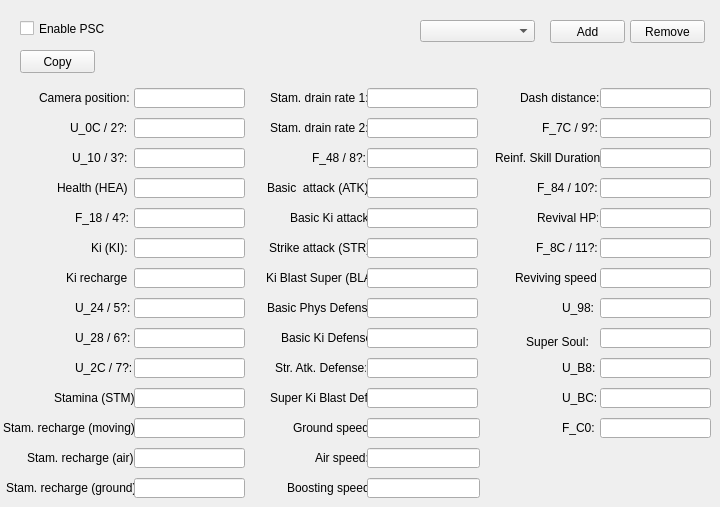
    <widget class="QWidget" name="pscTab">
     <property name="autoFillBackground">
      <bool>true</bool>
     </property>
     <attribute name="title">
      <string>PSC</string>
     </attribute>
     <widget class="QCheckBox" name="pscCheck">
      <property name="geometry">
       <rect>
        <x>20</x>
        <y>20</y>
        <width>121</width>
        <height>17</height>
       </rect>
      </property>
      <property name="text">
       <string>Enable PSC</string>
      </property>
     </widget>
     <widget class="QComboBox" name="pscCostComboBox">
      <property name="geometry">
       <rect>
        <x>420</x>
        <y>20</y>
        <width>115</width>
        <height>22</height>
       </rect>
      </property>
     </widget>
     <widget class="QPushButton" name="pscAddButton">
      <property name="geometry">
       <rect>
        <x>550</x>
        <y>20</y>
        <width>75</width>
        <height>23</height>
       </rect>
      </property>
      <property name="text">
       <string>Add</string>
      </property>
     </widget>
     <widget class="QPushButton" name="pscRemoveButton">
      <property name="geometry">
       <rect>
        <x>630</x>
        <y>20</y>
        <width>75</width>
        <height>23</height>
       </rect>
      </property>
      <property name="text">
       <string>Remove</string>
      </property>
     </widget>
     <widget class="QToolButton" name="pscCopyButton">
      <property name="geometry">
       <rect>
        <x>20</x>
        <y>50</y>
        <width>75</width>
        <height>23</height>
       </rect>
      </property>
      <property name="text">
       <string>Copy</string>
      </property>
      <property name="popupMode">
       <enum>QToolButton::InstantPopup</enum>
      </property>
      <property name="toolButtonStyle">
       <enum>Qt::ToolButtonTextOnly</enum>
      </property>
     </widget>
     <widget class="QLabel" name="label_38">
      <property name="geometry">
       <rect>
        <x>39</x>
        <y>90</y>
        <width>91</width>
        <height>16</height>
       </rect>
      </property>
      <property name="text">
       <string>Camera position:</string>
      </property>
     </widget>
     <widget class="QLabel" name="label_39">
      <property name="geometry">
       <rect>
        <x>70</x>
        <y>120</y>
        <width>61</width>
        <height>16</height>
       </rect>
      </property>
      <property name="text">
       <string>U_0C / 2?:</string>
      </property>
     </widget>
     <widget class="QLineEdit" name="pscCamEdit">
      <property name="geometry">
       <rect>
        <x>134</x>
        <y>88</y>
        <width>111</width>
        <height>20</height>
       </rect>
      </property>
     </widget>
     <widget class="QLineEdit" name="pscU0CEdit">
      <property name="geometry">
       <rect>
        <x>134</x>
        <y>118</y>
        <width>111</width>
        <height>20</height>
       </rect>
      </property>
     </widget>
     <widget class="QLabel" name="label_40">
      <property name="geometry">
       <rect>
        <x>72</x>
        <y>150</y>
        <width>61</width>
        <height>16</height>
       </rect>
      </property>
      <property name="text">
       <string>U_10 / 3?:</string>
      </property>
     </widget>
     <widget class="QLabel" name="label_41">
      <property name="geometry">
       <rect>
        <x>57</x>
        <y>180</y>
        <width>71</width>
        <height>16</height>
       </rect>
      </property>
      <property name="text">
       <string>Health (HEA):</string>
      </property>
     </widget>
     <widget class="QLabel" name="label_42">
      <property name="geometry">
       <rect>
        <x>75</x>
        <y>210</y>
        <width>61</width>
        <height>16</height>
       </rect>
      </property>
      <property name="text">
       <string>F_18 / 4?:</string>
      </property>
     </widget>
     <widget class="QLabel" name="label_43">
      <property name="geometry">
       <rect>
        <x>91</x>
        <y>240</y>
        <width>51</width>
        <height>16</height>
       </rect>
      </property>
      <property name="text">
       <string>Ki (KI):</string>
      </property>
     </widget>
     <widget class="QLabel" name="label_44">
      <property name="geometry">
       <rect>
        <x>66</x>
        <y>270</y>
        <width>61</width>
        <height>16</height>
       </rect>
      </property>
      <property name="text">
       <string>Ki recharge:</string>
      </property>
     </widget>
     <widget class="QLabel" name="label_45">
      <property name="geometry">
       <rect>
        <x>75</x>
        <y>300</y>
        <width>61</width>
        <height>16</height>
       </rect>
      </property>
      <property name="text">
       <string>U_24 / 5?:</string>
      </property>
     </widget>
     <widget class="QLabel" name="label_46">
      <property name="geometry">
       <rect>
        <x>75</x>
        <y>330</y>
        <width>61</width>
        <height>16</height>
       </rect>
      </property>
      <property name="text">
       <string>U_28 / 6?:</string>
      </property>
     </widget>
     <widget class="QLabel" name="label_47">
      <property name="geometry">
       <rect>
        <x>75</x>
        <y>360</y>
        <width>61</width>
        <height>16</height>
       </rect>
      </property>
      <property name="text">
       <string>U_2C / 7?:</string>
      </property>
     </widget>
     <widget class="QLabel" name="label_48">
      <property name="geometry">
       <rect>
        <x>54</x>
        <y>390</y>
        <width>81</width>
        <height>16</height>
       </rect>
      </property>
      <property name="text">
       <string>Stamina (STM):</string>
      </property>
     </widget>
     <widget class="QLineEdit" name="pscU10Edit">
      <property name="geometry">
       <rect>
        <x>134</x>
        <y>148</y>
        <width>111</width>
        <height>20</height>
       </rect>
      </property>
     </widget>
     <widget class="QLineEdit" name="pscHealthEdit">
      <property name="geometry">
       <rect>
        <x>134</x>
        <y>178</y>
        <width>111</width>
        <height>20</height>
       </rect>
      </property>
     </widget>
     <widget class="QLineEdit" name="pscF18Edit">
      <property name="geometry">
       <rect>
        <x>134</x>
        <y>208</y>
        <width>111</width>
        <height>20</height>
       </rect>
      </property>
     </widget>
     <widget class="QLineEdit" name="pscKiEdit">
      <property name="geometry">
       <rect>
        <x>134</x>
        <y>238</y>
        <width>111</width>
        <height>20</height>
       </rect>
      </property>
     </widget>
     <widget class="QLineEdit" name="pscKiRechEdit">
      <property name="geometry">
       <rect>
        <x>134</x>
        <y>268</y>
        <width>111</width>
        <height>20</height>
       </rect>
      </property>
     </widget>
     <widget class="QLineEdit" name="pscU24Edit">
      <property name="geometry">
       <rect>
        <x>134</x>
        <y>298</y>
        <width>111</width>
        <height>20</height>
       </rect>
      </property>
     </widget>
     <widget class="QLineEdit" name="pscU28Edit">
      <property name="geometry">
       <rect>
        <x>134</x>
        <y>328</y>
        <width>111</width>
        <height>20</height>
       </rect>
      </property>
     </widget>
     <widget class="QLineEdit" name="pscU2CEdit">
      <property name="geometry">
       <rect>
        <x>134</x>
        <y>358</y>
        <width>111</width>
        <height>20</height>
       </rect>
      </property>
     </widget>
     <widget class="QLineEdit" name="pscStaminaEdit">
      <property name="geometry">
       <rect>
        <x>134</x>
        <y>388</y>
        <width>111</width>
        <height>20</height>
       </rect>
      </property>
     </widget>
     <widget class="QLabel" name="label_49">
      <property name="geometry">
       <rect>
        <x>3</x>
        <y>420</y>
        <width>141</width>
        <height>16</height>
       </rect>
      </property>
      <property name="text">
       <string>Stam. recharge (moving):</string>
      </property>
     </widget>
     <widget class="QLabel" name="label_50">
      <property name="geometry">
       <rect>
        <x>27</x>
        <y>450</y>
        <width>121</width>
        <height>16</height>
       </rect>
      </property>
      <property name="text">
       <string>Stam. recharge (air):</string>
      </property>
     </widget>
     <widget class="QLabel" name="label_51">
      <property name="geometry">
       <rect>
        <x>6</x>
        <y>480</y>
        <width>141</width>
        <height>16</height>
       </rect>
      </property>
      <property name="text">
       <string>Stam. recharge (ground):</string>
      </property>
     </widget>
     <widget class="QLabel" name="label_52">
      <property name="geometry">
       <rect>
        <x>267</x>
        <y>180</y>
        <width>101</width>
        <height>16</height>
       </rect>
      </property>
      <property name="text">
       <string>Basic  attack (ATK):</string>
      </property>
     </widget>
     <widget class="QLabel" name="label_53">
      <property name="geometry">
       <rect>
        <x>290</x>
        <y>210</y>
        <width>91</width>
        <height>16</height>
       </rect>
      </property>
      <property name="text">
       <string>Basic Ki attack:</string>
      </property>
     </widget>
     <widget class="QLabel" name="label_54">
      <property name="geometry">
       <rect>
        <x>269</x>
        <y>240</y>
        <width>101</width>
        <height>16</height>
       </rect>
      </property>
      <property name="text">
       <string>Strike attack (STR):</string>
      </property>
     </widget>
     <widget class="QLabel" name="label_55">
      <property name="geometry">
       <rect>
        <x>266</x>
        <y>270</y>
        <width>101</width>
        <height>16</height>
       </rect>
      </property>
      <property name="text">
       <string>Ki Blast Super (BLA):</string>
      </property>
     </widget>
     <widget class="QLabel" name="label_56">
      <property name="geometry">
       <rect>
        <x>267</x>
        <y>300</y>
        <width>111</width>
        <height>16</height>
       </rect>
      </property>
      <property name="text">
       <string>Basic Phys Defense:</string>
      </property>
     </widget>
     <widget class="QLabel" name="label_57">
      <property name="geometry">
       <rect>
        <x>281</x>
        <y>330</y>
        <width>91</width>
        <height>16</height>
       </rect>
      </property>
      <property name="text">
       <string>Basic Ki Defense:</string>
      </property>
     </widget>
     <widget class="QLabel" name="label_58">
      <property name="geometry">
       <rect>
        <x>275</x>
        <y>360</y>
        <width>91</width>
        <height>16</height>
       </rect>
      </property>
      <property name="text">
       <string>Str. Atk. Defense:</string>
      </property>
     </widget>
     <widget class="QLabel" name="label_59">
      <property name="geometry">
       <rect>
        <x>270</x>
        <y>390</y>
        <width>101</width>
        <height>16</height>
       </rect>
      </property>
      <property name="text">
       <string>Super Ki Blast Def.:</string>
      </property>
     </widget>
     <widget class="QLineEdit" name="pscStaMovEdit">
      <property name="geometry">
       <rect>
        <x>134</x>
        <y>418</y>
        <width>111</width>
        <height>20</height>
       </rect>
      </property>
     </widget>
     <widget class="QLineEdit" name="pscStaAirEdit">
      <property name="geometry">
       <rect>
        <x>134</x>
        <y>448</y>
        <width>111</width>
        <height>20</height>
       </rect>
      </property>
     </widget>
     <widget class="QLineEdit" name="pscAtkEdit">
      <property name="geometry">
       <rect>
        <x>367</x>
        <y>178</y>
        <width>111</width>
        <height>20</height>
       </rect>
      </property>
     </widget>
     <widget class="QLineEdit" name="pscStrEdit">
      <property name="geometry">
       <rect>
        <x>367</x>
        <y>238</y>
        <width>111</width>
        <height>20</height>
       </rect>
      </property>
     </widget>
     <widget class="QLineEdit" name="pscKiAtkEdit">
      <property name="geometry">
       <rect>
        <x>367</x>
        <y>208</y>
        <width>111</width>
        <height>20</height>
       </rect>
      </property>
     </widget>
     <widget class="QLineEdit" name="pscStaGroundEdit">
      <property name="geometry">
       <rect>
        <x>134</x>
        <y>478</y>
        <width>111</width>
        <height>20</height>
       </rect>
      </property>
     </widget>
     <widget class="QLineEdit" name="pscBlaEdit">
      <property name="geometry">
       <rect>
        <x>367</x>
        <y>268</y>
        <width>111</width>
        <height>20</height>
       </rect>
      </property>
     </widget>
     <widget class="QLineEdit" name="pscPhyDefEdit">
      <property name="geometry">
       <rect>
        <x>367</x>
        <y>298</y>
        <width>111</width>
        <height>20</height>
       </rect>
      </property>
     </widget>
     <widget class="QLineEdit" name="pscKiDefEdit">
      <property name="geometry">
       <rect>
        <x>367</x>
        <y>328</y>
        <width>111</width>
        <height>20</height>
       </rect>
      </property>
     </widget>
     <widget class="QLineEdit" name="pscStrAtkDefEdit">
      <property name="geometry">
       <rect>
        <x>367</x>
        <y>358</y>
        <width>111</width>
        <height>20</height>
       </rect>
      </property>
     </widget>
     <widget class="QLineEdit" name="pscKiBlastDefEdit">
      <property name="geometry">
       <rect>
        <x>367</x>
        <y>388</y>
        <width>111</width>
        <height>20</height>
       </rect>
      </property>
     </widget>
     <widget class="QLineEdit" name="pscSuperSoulEdit">
      <property name="geometry">
       <rect>
        <x>600</x>
        <y>328</y>
        <width>111</width>
        <height>20</height>
       </rect>
      </property>
     </widget>
     <widget class="QLabel" name="label_61">
      <property name="geometry">
       <rect>
        <x>562</x>
        <y>360</y>
        <width>41</width>
        <height>16</height>
       </rect>
      </property>
      <property name="text">
       <string>U_B8:</string>
      </property>
     </widget>
     <widget class="QLabel" name="label_62">
      <property name="geometry">
       <rect>
        <x>562</x>
        <y>390</y>
        <width>41</width>
        <height>16</height>
       </rect>
      </property>
      <property name="text">
       <string>U_BC:</string>
      </property>
     </widget>
     <widget class="QLabel" name="label_63">
      <property name="geometry">
       <rect>
        <x>562</x>
        <y>420</y>
        <width>41</width>
        <height>16</height>
       </rect>
      </property>
      <property name="text">
       <string>F_C0:</string>
      </property>
     </widget>
     <widget class="QLabel" name="label_64">
      <property name="geometry">
       <rect>
        <x>562</x>
        <y>300</y>
        <width>41</width>
        <height>16</height>
       </rect>
      </property>
      <property name="text">
       <string>U_98:</string>
      </property>
     </widget>
     <widget class="QLabel" name="label_65">
      <property name="geometry">
       <rect>
        <x>536</x>
        <y>240</y>
        <width>61</width>
        <height>16</height>
       </rect>
      </property>
      <property name="text">
       <string>F_8C / 11?:</string>
      </property>
     </widget>
     <widget class="QLabel" name="label_66">
      <property name="geometry">
       <rect>
        <x>537</x>
        <y>210</y>
        <width>61</width>
        <height>16</height>
       </rect>
      </property>
      <property name="text">
       <string>Revival HP:</string>
      </property>
     </widget>
     <widget class="QLabel" name="label_67">
      <property name="geometry">
       <rect>
        <x>520</x>
        <y>90</y>
        <width>81</width>
        <height>16</height>
       </rect>
      </property>
      <property name="text">
       <string>Dash distance:</string>
      </property>
     </widget>
     <widget class="QLabel" name="label_68">
      <property name="geometry">
       <rect>
        <x>287</x>
        <y>480</y>
        <width>81</width>
        <height>16</height>
       </rect>
      </property>
      <property name="text">
       <string>Boosting speed:</string>
      </property>
     </widget>
     <widget class="QLabel" name="label_69">
      <property name="geometry">
       <rect>
        <x>315</x>
        <y>450</y>
        <width>61</width>
        <height>16</height>
       </rect>
      </property>
      <property name="text">
       <string>Air speed:</string>
      </property>
     </widget>
     <widget class="QLabel" name="label_70">
      <property name="geometry">
       <rect>
        <x>293</x>
        <y>420</y>
        <width>81</width>
        <height>16</height>
       </rect>
      </property>
      <property name="text">
       <string>Ground speed:</string>
      </property>
     </widget>
     <widget class="QLineEdit" name="pscUB8Edit">
      <property name="geometry">
       <rect>
        <x>600</x>
        <y>358</y>
        <width>111</width>
        <height>20</height>
       </rect>
      </property>
     </widget>
     <widget class="QLineEdit" name="pscUBCEdit">
      <property name="geometry">
       <rect>
        <x>600</x>
        <y>388</y>
        <width>111</width>
        <height>20</height>
       </rect>
      </property>
     </widget>
     <widget class="QLineEdit" name="pscFC0Edit">
      <property name="geometry">
       <rect>
        <x>600</x>
        <y>418</y>
        <width>111</width>
        <height>20</height>
       </rect>
      </property>
     </widget>
     <widget class="QLineEdit" name="pscU98Edit">
      <property name="geometry">
       <rect>
        <x>600</x>
        <y>298</y>
        <width>111</width>
        <height>20</height>
       </rect>
      </property>
     </widget>
     <widget class="QLineEdit" name="pscF8CEdit">
      <property name="geometry">
       <rect>
        <x>600</x>
        <y>238</y>
        <width>111</width>
        <height>20</height>
       </rect>
      </property>
     </widget>
     <widget class="QLineEdit" name="pscRevivalHPEdit">
      <property name="geometry">
       <rect>
        <x>600</x>
        <y>208</y>
        <width>111</width>
        <height>20</height>
       </rect>
      </property>
     </widget>
     <widget class="QLineEdit" name="pscDashDistEdit">
      <property name="geometry">
       <rect>
        <x>600</x>
        <y>88</y>
        <width>111</width>
        <height>20</height>
       </rect>
      </property>
     </widget>
     <widget class="QLineEdit" name="pscBoostSpeedEdit">
      <property name="geometry">
       <rect>
        <x>367</x>
        <y>478</y>
        <width>113</width>
        <height>20</height>
       </rect>
      </property>
     </widget>
     <widget class="QLineEdit" name="pscAirSpeedEdit">
      <property name="geometry">
       <rect>
        <x>367</x>
        <y>448</y>
        <width>113</width>
        <height>20</height>
       </rect>
      </property>
     </widget>
     <widget class="QLineEdit" name="pscGroundSpeedEdit">
      <property name="geometry">
       <rect>
        <x>367</x>
        <y>418</y>
        <width>113</width>
        <height>20</height>
       </rect>
      </property>
     </widget>
     <widget class="QLabel" name="label_71">
      <property name="geometry">
       <rect>
        <x>270</x>
        <y>90</y>
        <width>101</width>
        <height>16</height>
       </rect>
      </property>
      <property name="text">
       <string>Stam. drain rate 1:</string>
      </property>
     </widget>
     <widget class="QLineEdit" name="pscDrain1Edit">
      <property name="geometry">
       <rect>
        <x>367</x>
        <y>88</y>
        <width>111</width>
        <height>20</height>
       </rect>
      </property>
     </widget>
     <widget class="QLabel" name="label_72">
      <property name="geometry">
       <rect>
        <x>270</x>
        <y>120</y>
        <width>101</width>
        <height>16</height>
       </rect>
      </property>
      <property name="text">
       <string>Stam. drain rate 2:</string>
      </property>
     </widget>
     <widget class="QLineEdit" name="pscDrain2Edit">
      <property name="geometry">
       <rect>
        <x>367</x>
        <y>118</y>
        <width>111</width>
        <height>20</height>
       </rect>
      </property>
     </widget>
     <widget class="QLabel" name="label_73">
      <property name="geometry">
       <rect>
        <x>312</x>
        <y>150</y>
        <width>61</width>
        <height>16</height>
       </rect>
      </property>
      <property name="text">
       <string>F_48 / 8?:</string>
      </property>
     </widget>
     <widget class="QLineEdit" name="pscF48Edit">
      <property name="geometry">
       <rect>
        <x>367</x>
        <y>148</y>
        <width>111</width>
        <height>20</height>
       </rect>
      </property>
     </widget>
     <widget class="QLabel" name="label_74">
      <property name="geometry">
       <rect>
        <x>542</x>
        <y>120</y>
        <width>61</width>
        <height>16</height>
       </rect>
      </property>
      <property name="text">
       <string>F_7C / 9?:</string>
      </property>
     </widget>
     <widget class="QLineEdit" name="pscF7CEdit">
      <property name="geometry">
       <rect>
        <x>600</x>
        <y>118</y>
        <width>111</width>
        <height>20</height>
       </rect>
      </property>
     </widget>
     <widget class="QLabel" name="label_75">
      <property name="geometry">
       <rect>
        <x>495</x>
        <y>150</y>
        <width>111</width>
        <height>16</height>
       </rect>
      </property>
      <property name="text">
       <string>Reinf. Skill Duration:</string>
      </property>
     </widget>
     <widget class="QLineEdit" name="pscReinfEdit">
      <property name="geometry">
       <rect>
        <x>600</x>
        <y>148</y>
        <width>111</width>
        <height>20</height>
       </rect>
      </property>
     </widget>
     <widget class="QLabel" name="label_76">
      <property name="geometry">
       <rect>
        <x>537</x>
        <y>180</y>
        <width>61</width>
        <height>16</height>
       </rect>
      </property>
      <property name="text">
       <string>F_84 / 10?:</string>
      </property>
     </widget>
     <widget class="QLineEdit" name="pscF84Edit">
      <property name="geometry">
       <rect>
        <x>600</x>
        <y>178</y>
        <width>111</width>
        <height>20</height>
       </rect>
      </property>
     </widget>
     <widget class="QLabel" name="label_77">
      <property name="geometry">
       <rect>
        <x>515</x>
        <y>270</y>
        <width>81</width>
        <height>16</height>
       </rect>
      </property>
      <property name="text">
       <string>Reviving speed:</string>
      </property>
     </widget>
     <widget class="QLineEdit" name="pscRevivingSpeed">
      <property name="geometry">
       <rect>
        <x>600</x>
        <y>268</y>
        <width>111</width>
        <height>20</height>
       </rect>
      </property>
     </widget>
     <widget class="QPushButton" name="pscSuperSoulButton">
      <property name="geometry">
       <rect>
        <x>520</x>
        <y>330</y>
        <width>75</width>
        <height>23</height>
       </rect>
      </property>
      <property name="text">
       <string>Super Soul:</string>
      </property>
      <property name="flat">
       <bool>true</bool>
      </property>
     </widget>
    </widget>
